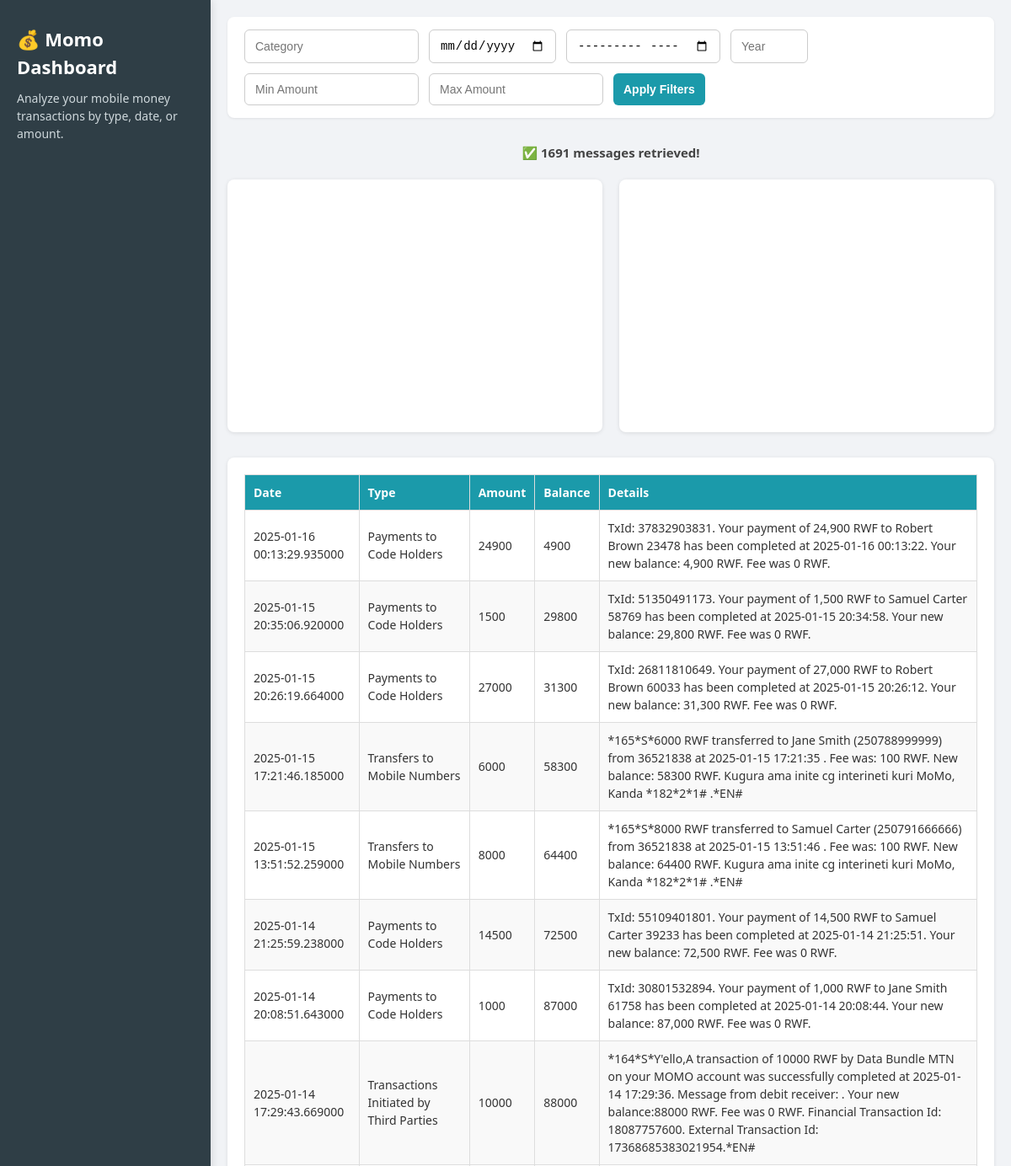
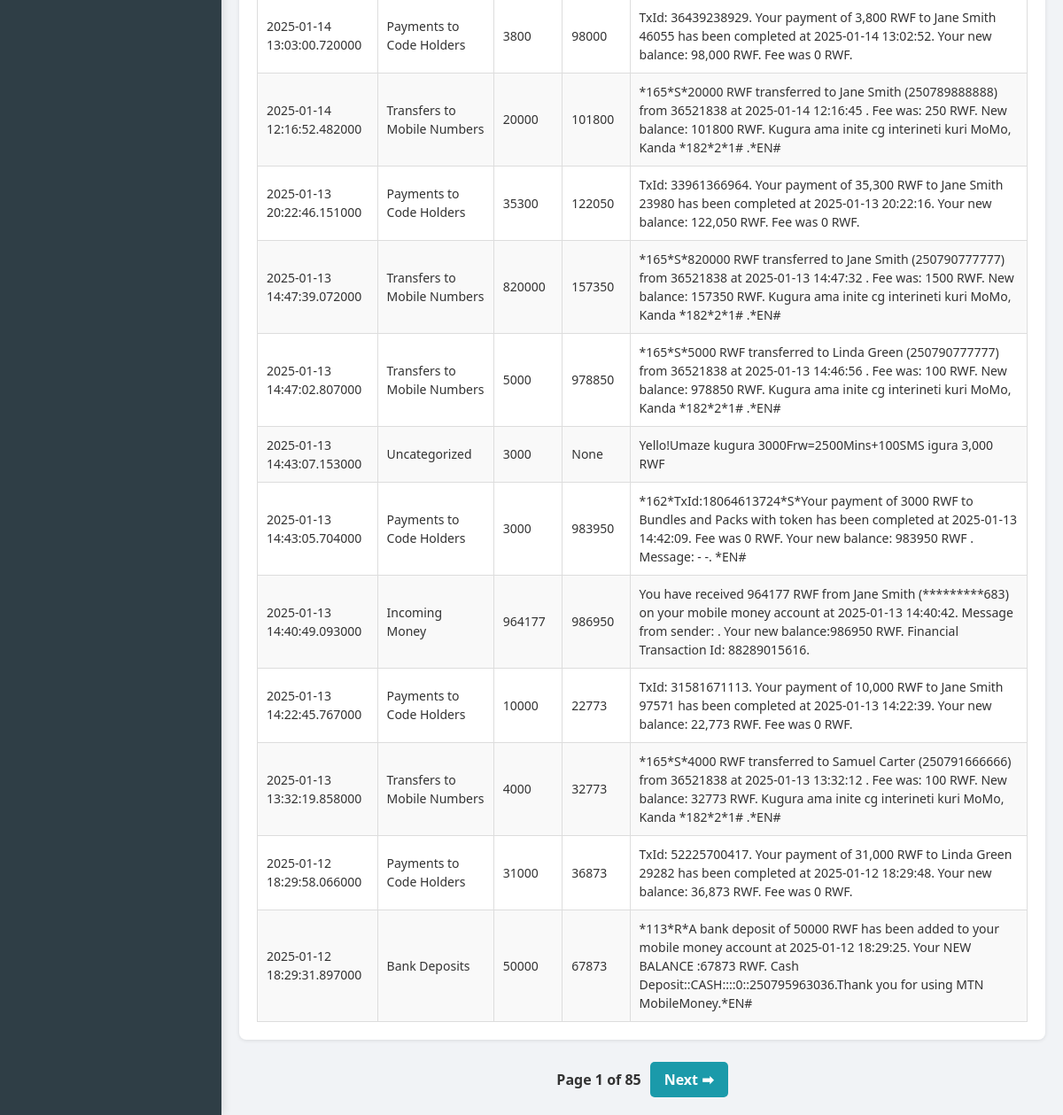
The page / on the database its author committed (2 pictures, top to bottom).
### tables this page shows
CREATE TABLE messages (
        id INTEGER PRIMARY KEY AUTOINCREMENT,
        date TEXT,
        readable_date TEXT,
        address TEXT,
        body TEXT,
        amount INTEGER,
        balance INTEGER,
        contact_name TEXT,
        category_id INTEGER,
        FOREIGN KEY (category_id) REFERENCES categories (id)
    );

CREATE TABLE categories (
        id INTEGER PRIMARY KEY AUTOINCREMENT,
        category TEXT UNIQUE NOT NULL
    );

### app.py (the view)
@app.route('/')
def index():
    conn = sqlite3.connect("transactions.db")
    c = conn.cursor()
    type_filter = request.args.get('type')
    date_filter = request.args.get('date')
    year_filter = request.args.get('year')
    month_year_filter = request.args.get('month_year')
    min_amt = request.args.get('min_amount')
    max_amt = request.args.get('max_amount')
    page = int(request.args.get('page', 1))
    per_page = 20
    offset = (page - 1) * per_page  # how many items to skip (based on current page).
    base_query = "FROM messages m JOIN categories c ON m.category_id = c.id"
    where_clause = []  # collect SQL filter conditions as strings.
    params = []  # collect the actual values to safely insert into the query (used with ? placeholders to prevent SQL injection).
    if type_filter:
        where_clause.append("c.category = ?")
        params.append(type_filter)
    if date_filter:
        where_clause.append("DATE(m.date) = ?")
        params.append(date_filter)  # Matches a specific date. The DATE() ensures the time portion is removed.
    if month_year_filter:
        where_clause.append("strftime('%Y-%m', m.date) = ?")
        params.append(month_year_filter)  # Matches something like "2025-06"
    if year_filter:
        where_clause.append("strftime('%Y', m.date) = ?")
        params.append(year_filter)
    if min_amt:
        where_clause.append("m.amount >= ?")
        params.append(min_amt)  # Filters messages with amount greater than or equal to min_amt
    if max_amt:
        where_clause.append("m.amount <= ?")
        params.append(max_amt)
    where_sql = " WHERE " + " AND ".join(where_clause) if where_clause else ""
    count_query = f"SELECT COUNT(*) {base_query} {where_sql}"
    c.execute(count_query, params)
    total_messages = c.fetchone()[0]  # fetchone() returns a tuple like (42,), so [0] extracts the number 42.
    total_pages = (total_messages + per_page - 1) // per_page
    query = f'''SELECT m.*, c.category
                {base_query} {where_sql}
                ORDER BY m.date DESC
                LIMIT ? OFFSET ?'''
    paginated_params = params + [per_page, offset]
    c.execute(query, paginated_params)
    messages = c.fetchall()
    chart_query = f'''SELECT c.category, COUNT(*)
                  {base_query} {where_sql}
                  GROUP BY c.category'''
    c.execute(chart_query, params)
    chart_data = c.fetchall()
    conn.close() # Close the connection to the database.
    categories = [r[0] for r in chart_data]  # Recuparate the list of categories.
    counts = [r[1] for r in chart_data]  # Recuparate the list counts of each category.
    selected_category = type_filter or None  # This is used to highlight the selected category in the chart.
    colors = ['#636EFA', '#EF553B', '#00CC96', '#AB63FA', '#FFA15A', '#19D3F3', '#FF6692', '#B6E880']
    highlight_color = '#FFD700'
    pie = go.Figure(data=[go.Pie(
        labels=categories,
        values=counts,
        marker=dict(colors=[
            highlight_color if cat == selected_category else colors[i % len(colors)]
            for i, cat in enumerate(categories)
        ])
    )])
    pie.update_layout(
    title="Transactions by Type",
    height=300,
    margin=dict(t=40, b=20, l=20, r=20)
    )
    bar = go.Figure(data=[go.Bar(
        x=categories,
        y=counts,
        marker=dict(color=[
            highlight_color if cat == selected_category else colors[i % len(colors)]
            for i, cat in enumerate(categories)
        ])
    )])
    bar.update_layout(
    title="Transaction Volume per Category",
    xaxis_title="Category",
    yaxis_title="Count",
    height=300,
    margin=dict(t=40, b=40, l=40, r=20)
    )
    return render_template("index.html",
                           messages=messages,
                           total_messages=total_messages,
                           current_page=page,
                           total_pages=total_pages,
                           pie_chart=pie.to_html(full_html=False, include_plotlyjs=False),
                           bar_chart=bar.to_html(full_html=False, include_plotlyjs=False))

### templates/index.html (shortened to what this page needs)
<!DOCTYPE html>
<html lang="en">
<head>
    <link rel="stylesheet" href="{{ url_for('static', filename='styles.css') }}">
</head>
<body>
    <div class="layout">
        <aside class="sidebar">
            <h1>💰 Momo Dashboard</h1>
            <p>Analyze your mobile money transactions by type, date, or amount.</p>
        </aside>
        <main class="main-content">
            <section class="filter-panel">
                <form method="get" class="filters">
                    <input type="text" name="type" placeholder="Category" value="{{ request.args.get('type', '') }}">
                    <input type="date" name="date" value="{{ request.args.get('date', '') }}">
                    <input type="month" name="month_year" value="{{ request.args.get('month_year', '') }}">
                    <input type="number" name="year" placeholder="Year" min="2000" max="2100" value="{{ request.args.get('year', '') }}">
                    <input type="number" name="min_amount" placeholder="Min Amount" value="{{ request.args.get('min_amount', '') }}">
                    <input type="number" name="max_amount" placeholder="Max Amount" value="{{ request.args.get('max_amount', '') }}">
                    <button type="submit">Apply Filters</button>
                </form>
            </section>
            <section class="summary">
                {% if messages %}
                    <p>✅ {{ total_messages }} message{{ 's' if total_messages != 1 else '' }} retrieved!</p>
                {% else %}
                    <p>⚠️ No messages matched the filters.</p>
                {% endif %}
            </section>
            <section class="charts-grid">
                <div class="chart-card">
                    {{ pie_chart | safe }}
                </div>
                <div class="chart-card">
                    {{ bar_chart | safe }}
                </div>
            </section>
            <section class="table-section">
                <div class="table-wrapper">
                    <table>
                        <thead>
                            <tr>
                                <th>Date</th>
                                <th>Type</th>
                                <th>Amount</th>
                                <th>Balance</th>
                                <th>Details</th>
                            </tr>
                        </thead>
                        <tbody>
                            {% for msg in messages %}
                            <tr>
                                <td>{{ msg[1] }}</td>
                                <td>{{ msg[-1] }}</td>
                                <td>{{ msg[5] }}</td>
                                <td>{{ msg[6] }}</td>
                                <td>{{ msg[4] }}</td>
                            </tr>
                            {% endfor %}
                        </tbody>
                    </table>
                </div>
            </section>
            {% if total_pages > 1 %}
            <div class="pagination">
                <span>Page {{ current_page }} of {{ total_pages }}</span>
                {% if current_page < total_pages %}
                <a href="{{ url_for('index') }}?{% for k, v in request.args.items() if k != 'page' %}{{ k }}={{ v }}&{% endfor %}page={{ current_page + 1 }}">Next ➡</a>
                {% endif %}
            </div>
            {% endif %}
        </main>
    </div>
</body>
</html>

### static/styles.css (style rules this page uses)
* { box-sizing: border-box; margin: 0; padding: 0; }
body { font-family: 'Segoe UI', Tahoma, Geneva, Verdana, sans-serif; background-color: #f1f3f6; color: #333; line-height: 1.5; }
.layout { display: flex; min-height: 100vh; }
.sidebar { width: 250px; background-color: #2f3e46; color: #fff; padding: 30px 20px; box-shadow: 2px 0 10px rgba(0,0,0,0.1); }
.sidebar h1 { font-size: 22px; margin-bottom: 10px; }
.sidebar p { font-size: 14px; color: #cfd8dc; }
.main-content { flex: 1; display: flex; flex-direction: column; padding: 20px; }
.filter-panel { background-color: #fff; padding: 15px 20px; border-radius: 8px; box-shadow: 0 1px 3px rgba(0,0,0,0.08); margin-bottom: 20px; }
form.filters { display: flex; flex-wrap: wrap; gap: 12px; justify-content: flex-start; }
form input, form button { padding: 10px 12px; border: 1px solid #ccc; border-radius: 6px; font-size: 14px; transition: all 0.3s ease; }
form button { background-color: #1b9aaa; color: #fff; font-weight: 600; cursor: pointer; border: none; }
.summary { font-size: 15px; font-weight: bold; color: #444; margin: 10px 0 20px; text-align: center; }
.charts-grid { display: grid; grid-template-columns: 1fr 1fr; gap: 20px; margin-bottom: 30px; }
.chart-card { background-color: #fff; border-radius: 8px; padding: 10px; box-shadow: 0 1px 5px rgba(0,0,0,0.1); height: 300px; overflow: hidden; }
.chart-card iframe, .chart-card div { width: 100% !important; height: 100% !important; }
.table-section { background-color: #fff; border-radius: 8px; padding: 20px; box-shadow: 0 1px 4px rgba(0,0,0,0.1); }
table { width: 100%; border-collapse: collapse; font-size: 14px; }
thead { background-color: #1b9aaa; color: #fff; }
th, td { border: 1px solid #ddd; padding: 10px; text-align: left; }
tbody tr:nth-child(even) { background-color: #f9f9f9; }
.pagination { display: flex; justify-content: center; align-items: center; gap: 10px; margin-top: 25px; }
.pagination a { padding: 8px 16px; background-color: #1b9aaa; color: white; text-decoration: none; border-radius: 5px; font-weight: 600; transition: background-color 0.2s ease, transform 0.2s ease; }
.pagination span { font-weight: bold; color: #333; }

### rows shown on the page
messages: date "2025-01-16 00:13:29.935000", category "Payments to Code Holders", amount "24900", balance "4900", body "TxId: 37832903831. Your payment of 24,900 RWF to Robert Brown 23478 has been completed at 2025-01-16 00:13:22. Your new balance: 4,900 RWF. Fee was 0 RWF."
messages: date "2025-01-15 20:35:06.920000", category "Payments to Code Holders", amount "1500", balance "29800", body "TxId: 51350491173. Your payment of 1,500 RWF to Samuel Carter 58769 has been completed at 2025-01-15 20:34:58. Your new balance: 29,800 RWF. Fee was 0 RWF."
messages: date "2025-01-15 20:26:19.664000", category "Payments to Code Holders", amount "27000", balance "31300", body "TxId: 26811810649. Your payment of 27,000 RWF to Robert Brown 60033 has been completed at 2025-01-15 20:26:12. Your new balance: 31,300 RWF. Fee was 0 RWF."
messages: date "2025-01-15 17:21:46.185000", category "Transfers to Mobile Numbers", amount "6000", balance "58300", body "*165*S*6000 RWF transferred to Jane Smith (250788999999) from 36521838 at 2025-01-15 17:21:35 . Fee was: 100 RWF. New balance: 58300 RWF. Kugura ama inite cg interineti kuri MoMo, Kanda *182*2*1# .*EN#"
messages: date "2025-01-15 13:51:52.259000", category "Transfers to Mobile Numbers", amount "8000", balance "64400", body "*165*S*8000 RWF transferred to Samuel Carter (250791666666) from 36521838 at 2025-01-15 13:51:46 . Fee was: 100 RWF. New balance: 64400 RWF. Kugura ama inite cg interineti kuri MoMo, Kanda *182*2*1# .*EN#"
messages: date "2025-01-14 21:25:59.238000", category "Payments to Code Holders", amount "14500", balance "72500", body "TxId: 55109401801. Your payment of 14,500 RWF to Samuel Carter 39233 has been completed at 2025-01-14 21:25:51. Your new balance: 72,500 RWF. Fee was 0 RWF."
messages: date "2025-01-14 20:08:51.643000", category "Payments to Code Holders", amount "1000", balance "87000", body "TxId: 30801532894. Your payment of 1,000 RWF to Jane Smith 61758 has been completed at 2025-01-14 20:08:44. Your new balance: 87,000 RWF. Fee was 0 RWF."
messages: date "2025-01-14 17:29:43.669000", category "Transactions Initiated by Third Parties", amount "10000", balance "88000", body "*164*S*Y'ello,A transaction of 10000 RWF by Data Bundle MTN on your MOMO account was successfully completed at 2025-01-14 17:29:36. Message from debit receiver: . Your new balance:88000 RWF. Fee was 0 RWF. Financial Transaction Id: 18087757600. External Transaction Id: 17368685383021954.*EN#"
messages: date "2025-01-14 13:03:00.720000", category "Payments to Code Holders", amount "3800", balance "98000", body "TxId: 36439238929. Your payment of 3,800 RWF to Jane Smith 46055 has been completed at 2025-01-14 13:02:52. Your new balance: 98,000 RWF. Fee was 0 RWF."
messages: date "2025-01-14 12:16:52.482000", category "Transfers to Mobile Numbers", amount "20000", balance "101800", body "*165*S*20000 RWF transferred to Jane Smith (250789888888) from 36521838 at 2025-01-14 12:16:45 . Fee was: 250 RWF. New balance: 101800 RWF. Kugura ama inite cg interineti kuri MoMo, Kanda *182*2*1# .*EN#"
messages: date "2025-01-13 20:22:46.151000", category "Payments to Code Holders", amount "35300", balance "122050", body "TxId: 33961366964. Your payment of 35,300 RWF to Jane Smith 23980 has been completed at 2025-01-13 20:22:16. Your new balance: 122,050 RWF. Fee was 0 RWF."
messages: date "2025-01-13 14:47:39.072000", category "Transfers to Mobile Numbers", amount "820000", balance "157350", body "*165*S*820000 RWF transferred to Jane Smith (250790777777) from 36521838 at 2025-01-13 14:47:32 . Fee was: 1500 RWF. New balance: 157350 RWF. Kugura ama inite cg interineti kuri MoMo, Kanda *182*2*1# .*EN#"
messages: date "2025-01-13 14:47:02.807000", category "Transfers to Mobile Numbers", amount "5000", balance "978850", body "*165*S*5000 RWF transferred to Linda Green (250790777777) from 36521838 at 2025-01-13 14:46:56 . Fee was: 100 RWF. New balance: 978850 RWF. Kugura ama inite cg interineti kuri MoMo, Kanda *182*2*1# .*EN#"
messages: date "2025-01-13 14:43:07.153000", category "Uncategorized", amount "3000", msg "None", body "Yello!Umaze kugura 3000Frw=2500Mins+100SMS igura 3,000 RWF"
messages: date "2025-01-13 14:43:05.704000", category "Payments to Code Holders", amount "3000", balance "983950", body "*162*TxId:18064613724*S*Your payment of 3000 RWF to Bundles and Packs with token has been completed at 2025-01-13 14:42:09. Fee was 0 RWF. Your new balance: 983950 RWF . Message: - -. *EN#"
messages: date "2025-01-13 14:40:49.093000", category "Incoming Money", amount "964177", balance "986950", body "You have received 964177 RWF from Jane Smith (*********683) on your mobile money account at 2025-01-13 14:40:42. Message from sender: . Your new balance:986950 RWF. Financial Transaction Id: 88289015616."
messages: date "2025-01-13 14:22:45.767000", category "Payments to Code Holders", amount "10000", balance "22773", body "TxId: 31581671113. Your payment of 10,000 RWF to Jane Smith 97571 has been completed at 2025-01-13 14:22:39. Your new balance: 22,773 RWF. Fee was 0 RWF."
messages: date "2025-01-13 13:32:19.858000", category "Transfers to Mobile Numbers", amount "4000", balance "32773", body "*165*S*4000 RWF transferred to Samuel Carter (250791666666) from 36521838 at 2025-01-13 13:32:12 . Fee was: 100 RWF. New balance: 32773 RWF. Kugura ama inite cg interineti kuri MoMo, Kanda *182*2*1# .*EN#"
messages: date "2025-01-12 18:29:58.066000", category "Payments to Code Holders", amount "31000", balance "36873", body "TxId: 52225700417. Your payment of 31,000 RWF to Linda Green 29282 has been completed at 2025-01-12 18:29:48. Your new balance: 36,873 RWF. Fee was 0 RWF."
messages: date "2025-01-12 18:29:31.897000", category "Bank Deposits", amount "50000", balance "67873", body "*113*R*A bank deposit of 50000 RWF has been added to your mobile money account at 2025-01-12 18:29:25. Your NEW BALANCE :67873 RWF. Cash Deposit::CASH::::0::250795963036.Thank you for using MTN MobileMoney.*EN#"

### other values the page prints
{{ total_messages }} "1691"
{{ 's' if total_messages != 1 else '' }} "s"
{{ current_page }} "1"
{{ total_pages }} "85"
